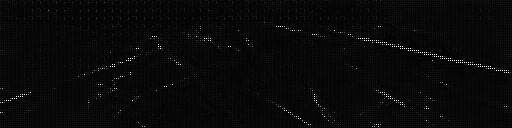
#> input picture lane_generation/DataDiscriminator/DataFalse/0.jpg, 512 x 128 px, given in place of the camera
$ python test_camera.py
#> lines starting #> are read from the running program, lines starting #| are printed output that depends on the picture
# [67 lines of commented-out code are left out]

import cv2
import numpy

width = 1640
height = 590

def Show_camera(ret, frame):
    polygons = numpy.array([[(535, 415), (1185, 415), (822, 280), (788, 280)]])
    mask = numpy.zeros_like(frame)
    cv2.fillPoly(mask, polygons, 255)
    result = cv2.bitwise_and(frame, mask)
    result =cv2.addWeighted(frame, 0.8, mask, 1, 1)
    if ret == True:
        cv2.imshow('Video', result)

def read_webcam_image():
    camera1 = cv2.VideoCapture(1)
    camera1.set(cv2.CAP_PROP_FPS, 60)

    # camera3 = cv2.VideoCapture(2)
    # camera3.set(cv2.CAP_PROP_FPS, 60)
      # Số 0 thể hiện webcam đầu tiên

    while True:
        ret, frame = camera1.read()
#> frame is the input picture: shape (128, 512, 3); min 0, max 255, mean 9.1
        frame = cv2.resize(frame, (width, height))
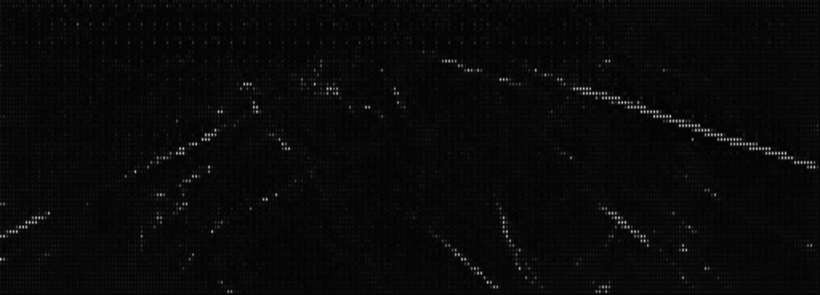
#> frame: shape (590, 1640, 3) (shown at 1/2 size); min 0, max 253, mean 9
        Show_camera(ret, frame)
#> in Show_camera, `cv2.fillPoly(mask, polygons, 255)`:
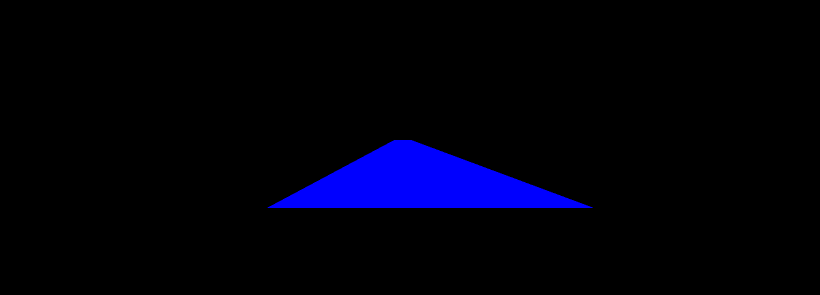
#> mask: shape (590, 1640, 3) (shown at 1/2 size); mean of channels 0, 1, 2 12.3, 0, 0; drawn as B, G, R
#> in Show_camera, `result =cv2.addWeighted(frame, 0.8, mask, 1, 1)`:
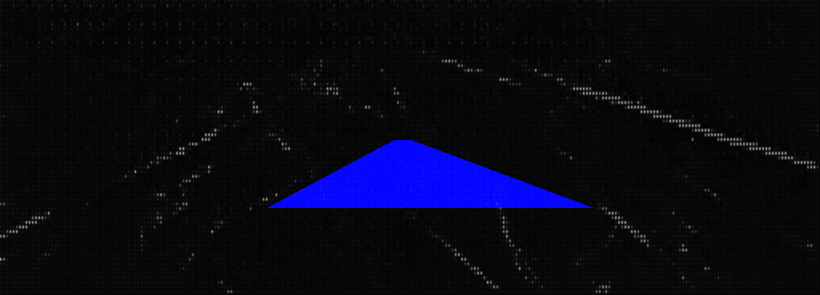
#> result: shape (590, 1640, 3) (shown at 1/2 size); mean B, G, R 20.2, 8.2, 8.2
        if cv2.waitKey(1) & 0xFF == ord('q'):
#> (key q is pressed here)
            break

    # Giải phóng tài nguyên và đóng cửa sổ hiển thị
    camera1.release()
    # camera3.release()
    cv2.destroyAllWindows()

# Đọc hình ảnh từ webcam
read_webcam_image()
